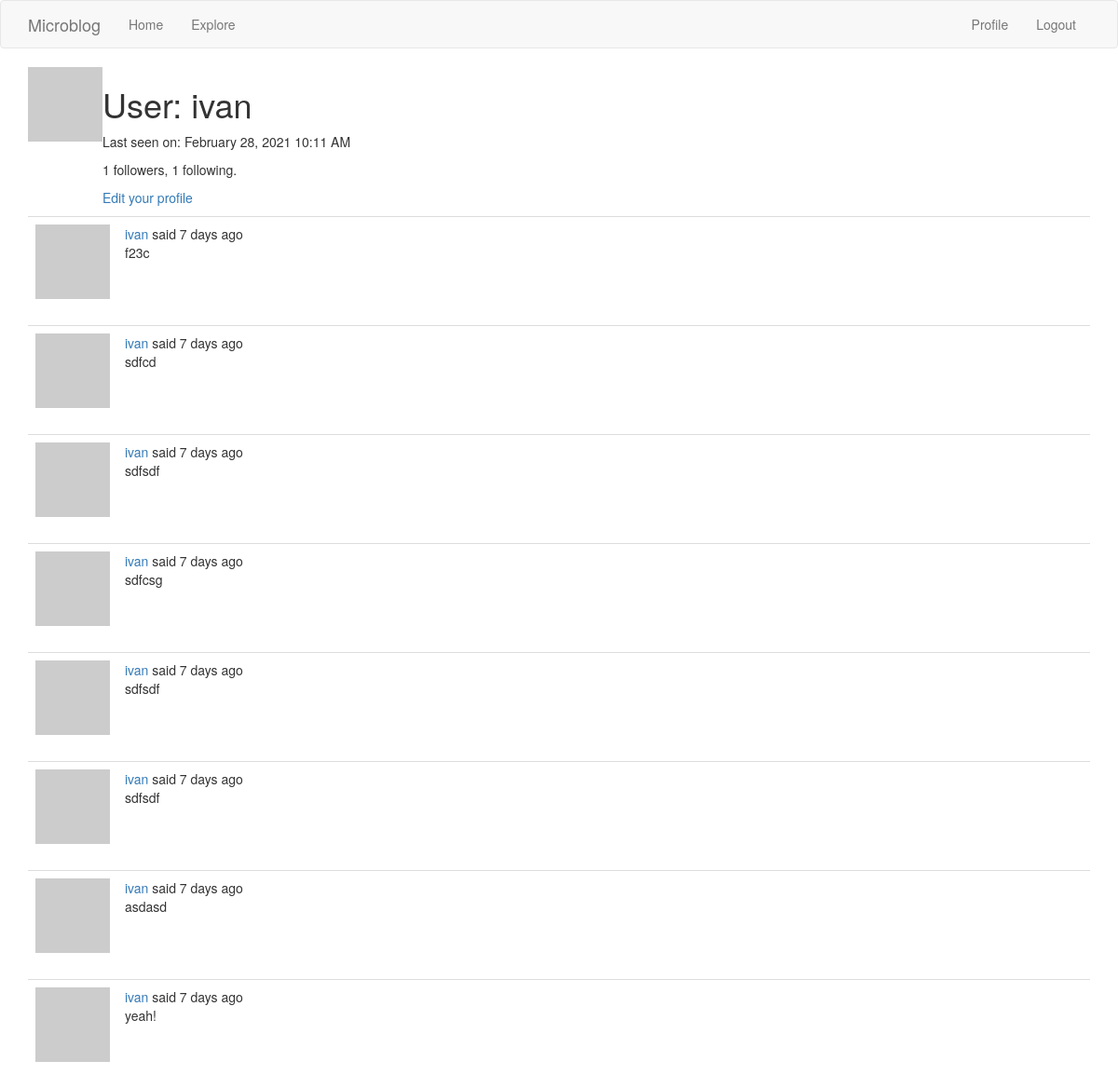
/user/ivan (signed in), run on an earlier commit of the app's database.
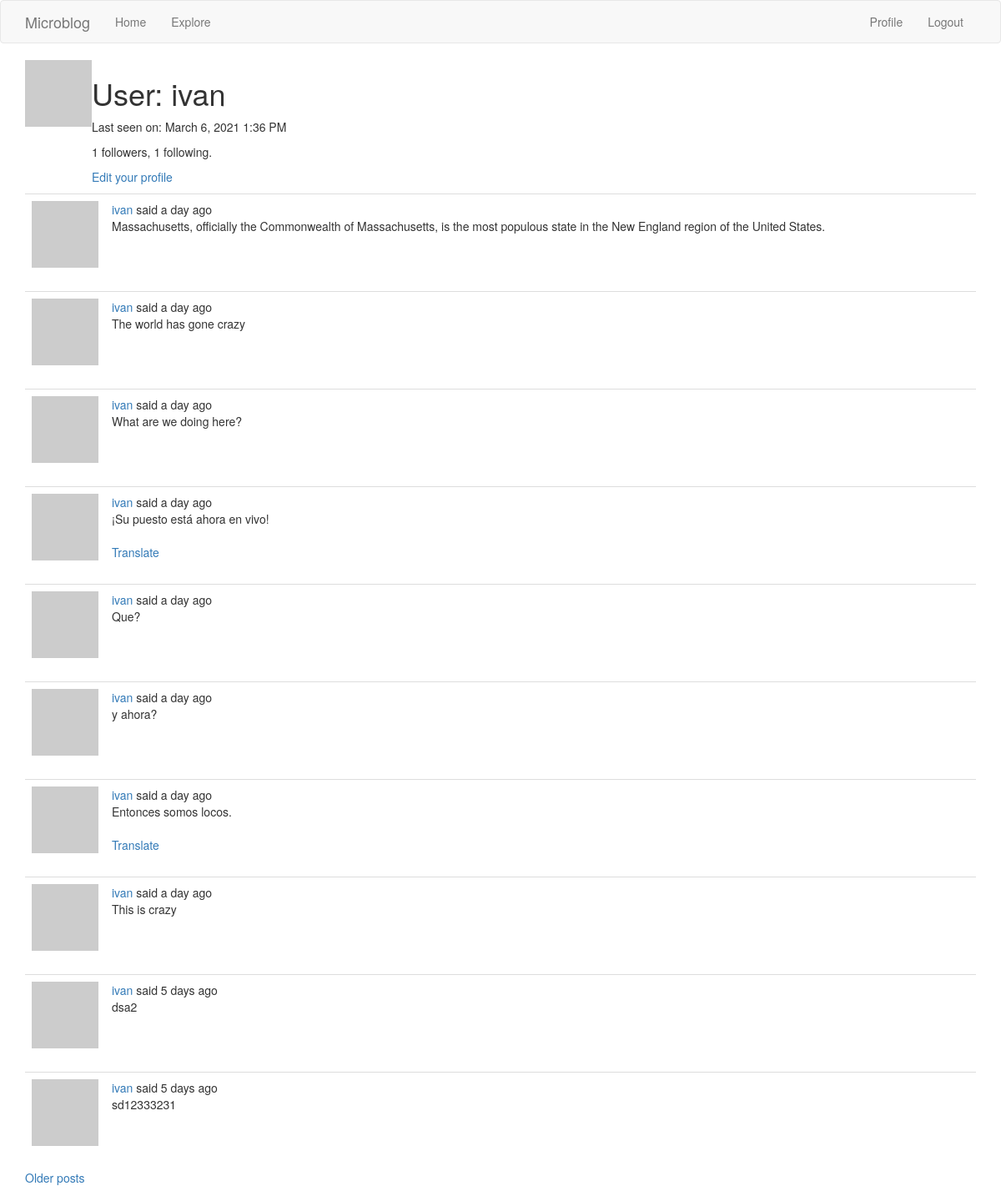
And on a later commit of the database.
### app/models.py (models this page shows, shortened)
class User(UserMixin, db.Model):
    id = db.Column(db.Integer, primary_key=True)
    username = db.Column(db.String(64), index=True, unique=True)
    email = db.Column(db.String(120), index=True, unique=True)
    password_hash = db.Column(db.String(128))
    posts = db.relationship('Post', backref='author', lazy='dynamic')
    about_me = db.Column(db.String(140))
    last_seen = db.Column(db.DateTime, default=datetime.utcnow)
    followed = db.relationship(
        'User',
        secondary=followers,
        primaryjoin=(followers.c.follower_id == id),
        secondaryjoin=(followers.c.followed_id == id),
        backref=db.backref('followers', lazy='dynamic'),
        lazy='dynamic'
    )
    def avatar(self, size):
        lower_email = str(self.email).lower()
        digest = md5(lower_email.encode('utf-8')).hexdigest()
        return 'https://www.gravatar.com/avatar/{}?d=identicon&s={}'.format(digest, size)

class Post(db.Model):
    id = db.Column(db.Integer, primary_key=True)
    body = db.Column(db.String(140))
    language = db.Column(db.String(5))
    timestamp = db.Column(db.DateTime, index=True, default=datetime.utcnow)
    user_id = db.Column(db.Integer, db.ForeignKey('user.id'))

### app/main/routes.py (the view)
@bp.route('/user/<username>')
@login_required
def user(username):
    user = User.query.filter_by(username=username).first_or_404()
    page = request.args.get('page', 1, type=int)
    posts = user.posts.order_by(Post.timestamp.desc()).paginate(
        page, current_app.config['POSTS_PER_PAGE'], False)
    next_url = url_for('main.user', username=user.username, page=posts.next_num) \
        if posts.has_next else None
    prev_url = url_for('main.user', username=user.username, page=posts.prev_num) \
        if posts.has_prev else None
    form = EmptyForm()
    return render_template('user.jinja', user=user, posts=posts.items,
                           next_url=next_url, prev_url=prev_url, form=form)

### app/main/routes.py (called while the page is built)
@bp.before_app_request
def before_request():
    if current_user.is_authenticated:
        current_user.last_seen = datetime.utcnow()
        db.session.commit()
    g.locale = str(get_locale())

### app/models.py (called while the page is built)
@login.user_loader
def load_user(user_id):
    return User.query.get(int(user_id))

### app/templates/user.jinja (shortened to what this page needs)
{% extends "base.jinja" %}
{% block app_content %}
    <table>
        <tr valign="top">
            <td><img src="{{ user.avatar(128) }}"></td>
            <td>
                <h1>User: {{ user.username }}</h1>
                {% if user.last_seen %}
                    <p>{{ _('Last seen on:') }} {{ moment(user.last_seen).format('LLL') }}</p>
                {% endif %}
                <p>{{ user.followers.count() }} {{ _('followers') }}, {{ user.followed.count() }} {{ _('following') }}.</p>
                {% if user == current_user %}
                <p><a href="{{ url_for('main.edit_profile') }}">{{ _('Edit your profile') }}</a></p>
                {% endif %}
            </td>
        </tr>
    </table>
    {% for post in posts %}
        {% include '_post.jinja' %}
    {% endfor %}
    {% if next_url %}
        <a href="{{ next_url }}">{{ _('Older posts') }}</a>
    {% endif %}
{% endblock %}

### app/templates/_post.jinja (shortened to what this page needs)
    <table class="table table-hover">
        <tr>
            <td width="70px">
                <a href="{{ url_for('main.user', username=post.author.username) }}">
                    <img src="{{ post.author.avatar(70) }}" />
                </a>
            </td>
            <td>
                {{ _('%(username)s said %(when)s',
                    username=user_link, when=moment(post.timestamp).fromNow()) }}
                <br>
                <span id="post{{ post.id }}">{{ post.body }}</span>
                {% if post.language and post.language != g.locale %}
                <br><br>
                <span id="translation{{ post.id }}">
                    <a href="javascript:translate(
                                '#post{{ post.id }}',
                                '#translation{{ post.id }}',
                                '{{ post.language }}',
                                '{{ g.locale }}');">{{ _('Translate') }}</a>
                </span>
                {% endif %}
            </td>
        </tr>
    </table>

What changed in the data, as far as the page shows it:
no longer on this page (row unchanged): Post: body "f23c"
no longer on this page (row unchanged): Post: body "sdfcd"
no longer on this page (row unchanged): Post: body "sdfsdf"
no longer on this page (row unchanged): Post: body "sdfcsg"
no longer on this page (row unchanged): Post: body "sdfsdf"
no longer on this page (row unchanged): Post: body "sdfsdf"
no longer on this page (row unchanged): Post: body "asdasd"
no longer on this page (row unchanged): Post: body "yeah!"
changed User "ivan": last_seen "February 28, 2021 10:11 AM" → "March 6, 2021 1:36 PM"
added Post: body "Massachusetts, officially the Commonwealth of Massachusetts, is the most populous state in the New England region of the United States."
added Post: body "The world has gone crazy"
added Post: body "What are we doing here?"
added Post: body "¡Su puesto está ahora en vivo!"
added Post: body "Que?"
added Post: body "y ahora?"
added Post: body "Entonces somos locos."
added Post: body "This is crazy"
added Post: body "dsa2"
added Post: body "sd12333231"
Also different on the page:
text now shown: "Older posts"
